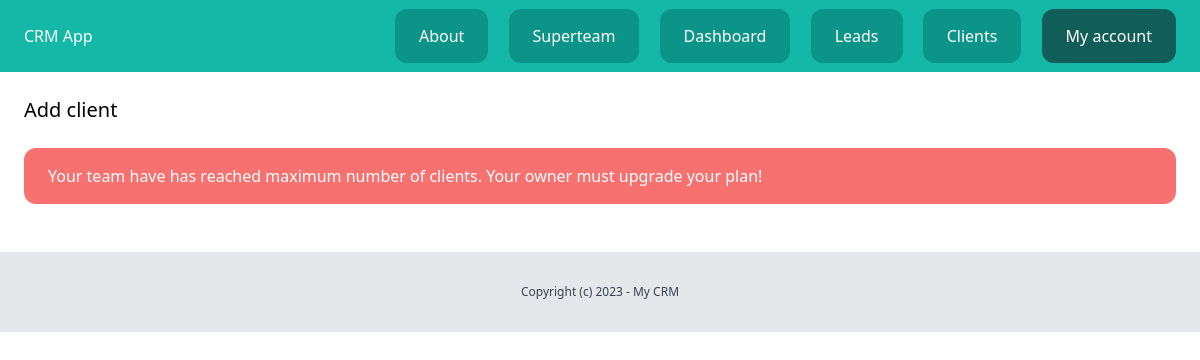
/dashboard/clients/add/ (signed in), run on an earlier commit of the app's database.
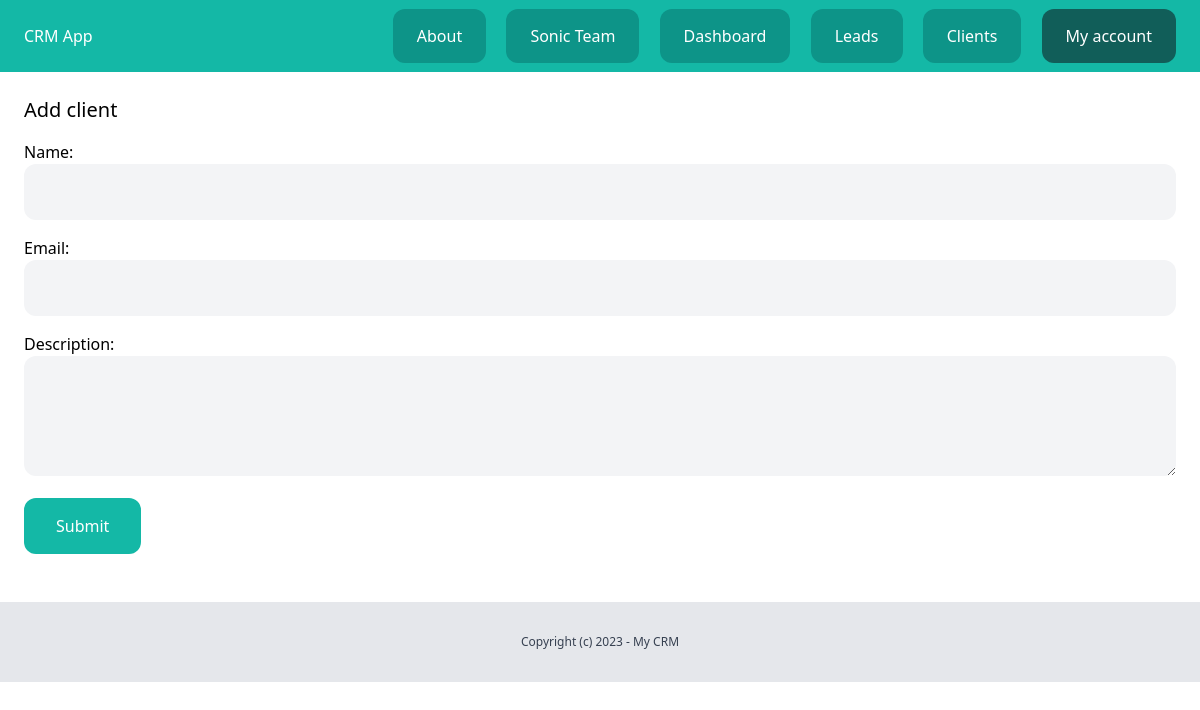
And on a later commit of the database.
### team/models.py (models this page shows, shortened)
class Team(models.Model):
    plan = models.ForeignKey(Plan, related_name='teams', blank=True, null=True, on_delete=models.CASCADE)
    name = models.CharField(max_length=100)
    members = models.ManyToManyField(User, related_name='teams')
    created_by = models.ForeignKey(User, related_name='created_teams', on_delete=models.CASCADE)
    created_at = models.DateTimeField(auto_now_add=True)
    def get_plan(self):
        if self.plan:
            return self.plan

### client/views.py (the view)
# urls.py: path('add/', views.clients_add, name='add'),
@login_required
def clients_add(request):
    team = request.user.userprofile.get_active_team()
    if request.method == 'POST':
        form = AddClientForm(request.POST)
        if form.is_valid():
            client = form.save(commit=False)
            client.created_by = request.user
            client.team = team
            client.save()
            messages.success(request, 'The client was created.')
            return redirect('clients:list')
    else:
        form = AddClientForm()
    return render(request, 'client/clients_add.html', {
        'form': form,
        'team': team
    })

### client/forms.py
class AddClientForm(forms.ModelForm):
    name = forms.CharField(
        widget=forms.TextInput(attrs={"class": "w-full py-4 px-6 rounded-xl bg-gray-100"})
    )
    email = forms.CharField(
        widget=forms.TextInput(attrs={"class": "w-full py-4 px-6 rounded-xl bg-gray-100"})
    )
    description = forms.CharField(
        widget=forms.Textarea(attrs={"rows":"5", "class": "w-full bg-gray-100 rounded-xl"})
    )
    class Meta:
        model = Client
        fields = ('name', 'email', 'description',)

### team/context_processors.py (called while the page is built)
def active_team(request):
    if request.user.is_authenticated:
        active_team = request.user.userprofile.get_active_team()
        if not active_team:
            active_team = Team.objects.filter(created_by=request.user)
    else:
        active_team = None
    return {'active_team': active_team}

### userprofile/models.py (called while the page is built)
    def get_active_team(self):
        if self.active_team:
            return self.active_team
        else:
            return Team.objects.filter(members__in=[self.user.id]).first()

### client/templates/client/clients_add.html (shortened to what this page needs)
{% extends 'base/base.html' %}
{% block content %}
    <div class="py-6 px-6">
        <h1 class="text-xl">Add client</h1>
        {% if team.get_plan.max_clients > team.clients.all|length %}
            <form method="post" action="." class="space-y-4">
                {{ form.as_p }}
                <button class="py-4 px-8 bg-teal-500 text-white rounded-xl">Submit</button>
            </form>
        {% else %}
            <div class="mt-6 px-6 py-4 bg-red-400 rounded-xl text-white">
                Your team have has reached maximum number of clients. Your owner must upgrade your plan!
            </div>
        {% endif %}
    </div>
{% endblock %}

### base/templates/base/partials/nav.html
<nav class="py-6 px-6 flex justify-between bg-teal-500">
    <a href="/" class="text-white">CRM App</a>
    <div class="space-x-4">
        <a href="{% url 'about' %}" class="py-4 px-6 bg-teal-600 rounded-xl text-white">About</a>
        {% if request.user.is_authenticated %}
            <a href="{% url 'team:detail' active_team.id %}" class="py-4 px-6 bg-teal-600 rounded-xl text-white">{{ active_team.name }}</a>
            <a href="{% url 'dashboard:dashboard' %}" class="py-4 px-6 bg-teal-600 rounded-xl text-white">Dashboard</a>
            <a href="{% url 'leads:list' %}" class="py-4 px-6 bg-teal-600 rounded-xl text-white">Leads</a>
            <a href="{% url 'clients:list' %}" class="py-4 px-6 bg-teal-600 rounded-xl text-white">Clients</a>
            <a href="{% url 'userprofile:myaccount' %}" class="py-4 px-6 bg-teal-800 rounded-xl text-white">My account</a>
        {% else %}
            <a href="{% url 'login' %}" class="py-4 px-6 bg-teal-600 rounded-xl text-white">Log in</a>
            <a href="{% url 'userprofile:signup' %}" class="py-4 px-6 bg-teal-300 rounded-xl text-white">Sign up</a>
        {% endif %}
    </div>
</nav>

What changed in the data, as far as the page shows it:
removed Team: name "Superteam"
added Team: name "Sonic Team"
Also different on the page:
text no longer shown: "Your team have has reached maximum number of clients. Your owner must upgrade your plan!"
text now shown: "Name: Email: Description: Submit"
